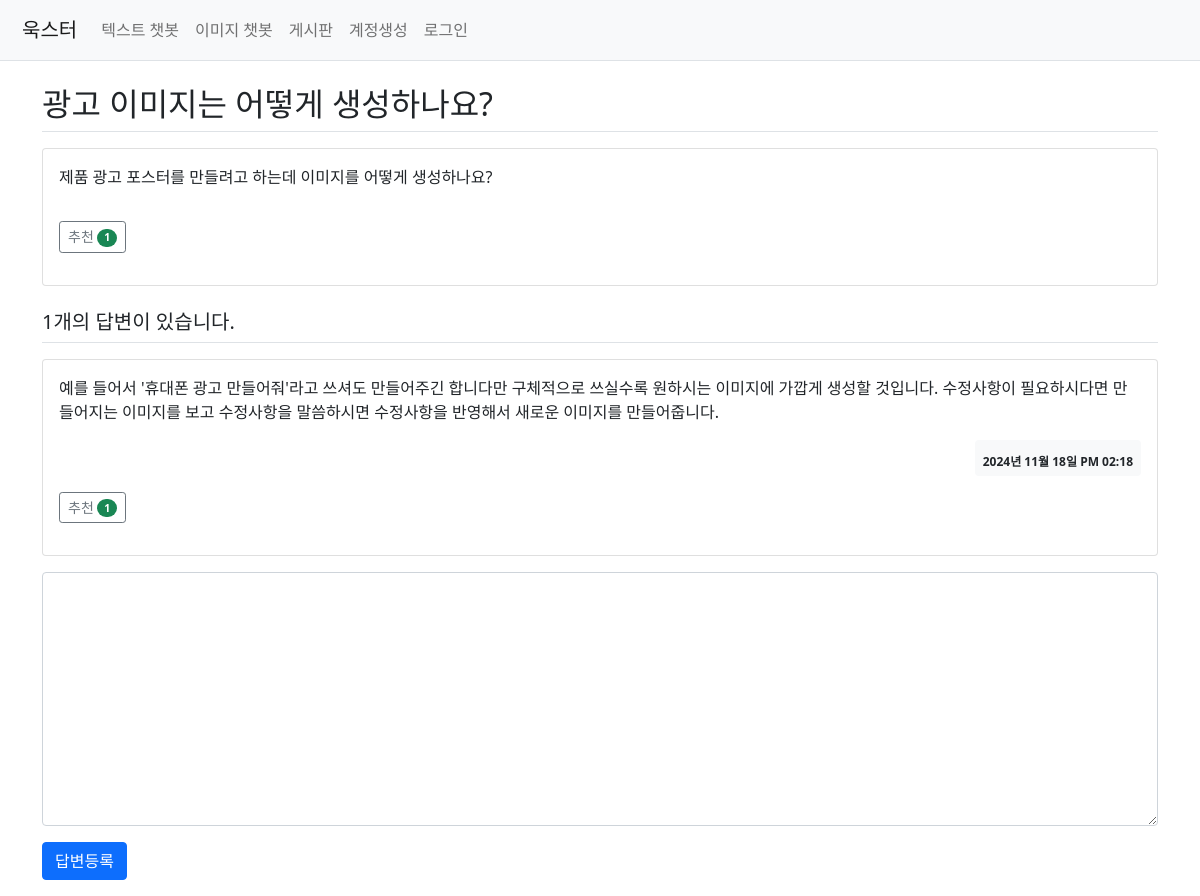
Screenshot of /question/detail/2/ with the database file from the repository.
### my_flask_app/models.py (models this page shows)
class Question(db.Model):
    id = db.Column(db.Integer, primary_key=True)
    subject = db.Column(db.String(200), nullable=False)
    content = db.Column(db.Text(), nullable=False)
    create_date = db.Column(db.DateTime(), nullable=False)
    user_id = db.Column(db.Integer, db.ForeignKey('user.id', ondelete='CASCADE'), nullable=False)
    user = db.relationship('User', backref=db.backref('question_set'))
    modify_date = db.Column(db.DateTime(), nullable=True)
    voter = db.relationship('User', secondary=question_voter, backref=db.backref('question_voter_set'))

class Answer(db.Model):
    id = db.Column(db.Integer, primary_key=True)
    question_id = db.Column(db.Integer, db.ForeignKey('question.id', ondelete='CASCADE'))
    question = db.relationship('Question', backref=db.backref('answer_set'))
    content = db.Column(db.Text(), nullable=False)
    create_date = db.Column(db.DateTime(), nullable=False)
    user_id = db.Column(db.Integer, db.ForeignKey('user.id', ondelete='CASCADE'), nullable=False)
    user = db.relationship('User', backref=db.backref('answer_set'))
    modify_date = db.Column(db.DateTime(), nullable=True)
    voter = db.relationship('User', secondary=answer_voter, backref=db.backref('answer_voter_set'))

### my_flask_app/views/question_views.py (the view)
@bp.route('/detail/<int:question_id>/')
def detail(question_id):
    form = AnswerForm()
    question = Question.query.get_or_404(question_id)
    return render_template('question/question_detail.html', question=question, form=form)

### my_flask_app/forms.py
class AnswerForm(FlaskForm):
    content = TextAreaField('내용', validators=[DataRequired('내용은 필수입력 항목입니다.')])

### my_flask_app/filter.py (called while the page is built)
def format_datetime(value, fmt='%Y년 %m월 %d일 %p %I:%M'):
    return value.strftime(fmt)

### my_flask_app/templates/question/question_detail.html (shortened to what this page needs)
{% extends 'base.html' %}
{% block content %}
<div class="container my-3">
    <h2 class="border-bottom py-2">{{ question.subject }}</h2>
    <div class="card my-3">
        <div class="card-body">
            <div class="card-text">{{ question.content|markdown }}</div>
            <div class="my-3">
                <a href="javascript:void(0)" data-uri="{{ url_for('question.vote', question_id=question.id) }}"
                    class="recommend btn btn-sm btn-outline-secondary"> 추천
                    <span class="badge rounded-pill bg-success">{{ question.voter|length }}</span>
                </a>
            </div>
        </div>
    </div>
    <h5 class="border-bottom my-3 py-2">{{ question.answer_set|length }}개의 답변이 있습니다.</h5>
    {% for answer in question.answer_set %}
    <div class="card my-3">
        <div class="card-body">
            <div class="card-text">{{ answer.content|markdown }}</div>
            <div class="d-flex justify-content-end">
                <div class="badge bg-light text-dark p-2 text-start">
                    <div>{{ answer.create_date|datetime }}</div>
                </div>
            </div>
            <div class="my-3">
                <a href="javascript:void(0)" data-uri="{{ url_for('answer.vote', answer_id=answer.id) }}"
                    class="recommend btn btn-sm btn-outline-secondary"> 추천
                    <span class="badge rounded-pill bg-success">{{ answer.voter|length }}</span>
                </a>
            </div>
        </div>
    </div>
    {% endfor %}
    <form action="{{ url_for('answer.create', question_id=question.id) }}" method="post" class="my-3">
        <div class="mb-3">
            <textarea {% if not current_user %}disabled{% endif %}
                    name="content" id="content" class="form-control" rows="10"></textarea>
        </div>
        <input type="submit" value="답변등록" class="btn btn-primary">
    </form>
</div>
{% endblock %}

### my_flask_app/templates/base.html (style rules this page uses)
body, html { margin: 0; padding: 0; height: 100%; width: 100%; display: flex; flex-direction: column; align-items: center; }

### rows the page displays
Question: subject "광고 이미지는 어떻게 생성하나요?", content "제품 광고 포스터를 만들려고 하는데 이미지를 어떻게 생성하나요?"
Answer: content "예를 들어서 '휴대폰 광고 만들어줘'라고 쓰셔도 만들어주긴 합니다만 구체적으로 쓰실수록 원하시는 이미지에 가깝게 생성할 것입니다. 수정사항이 필요하시다면 만들어지는 이미지를 보고 수정사항을 말씀하시면 수정사항을 반영해서 새로운 이미지를 만들어줍니다.", create_date "2024년 11월 18일 PM 02:18", voter|length "1"

### other values shown
{{ question.voter|length }} "1"
{{ question.answer_set|length }} "1"
